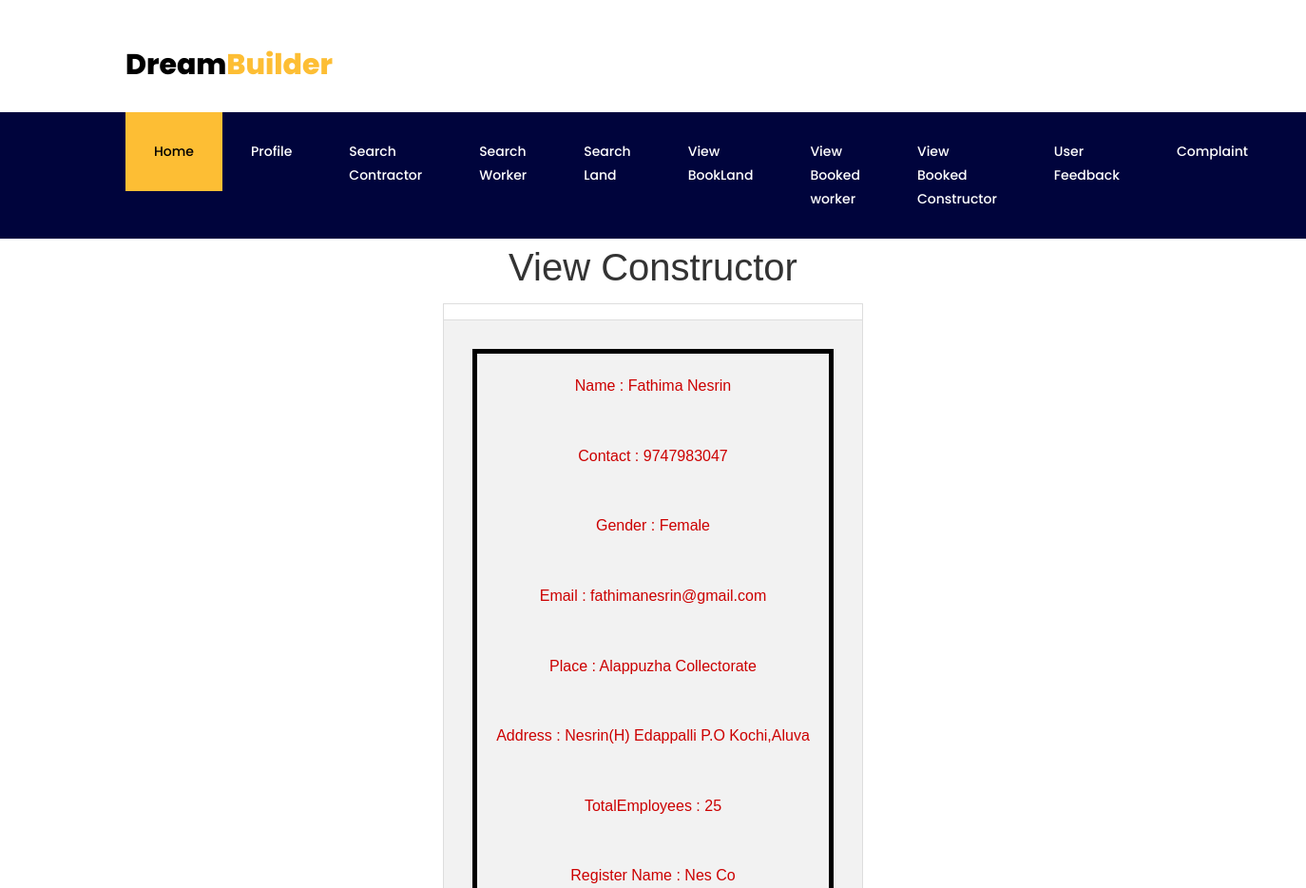
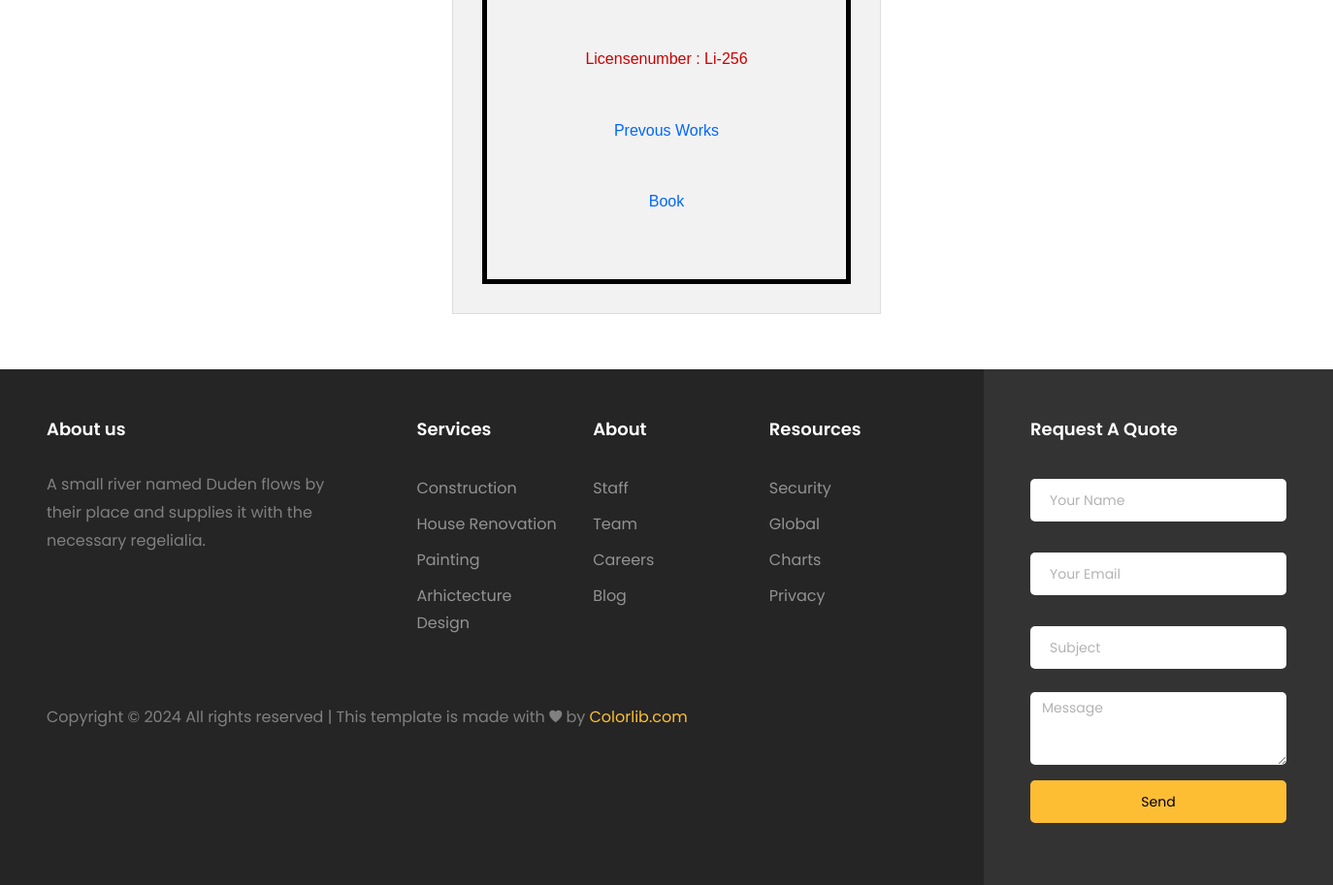
/User/viewmorecondractor/15, run on the app's committed database (2 pictures, top to bottom).
### Guest/models.py (models this page shows)
class NewConstructor(models.Model):
    Name=models.CharField(max_length=30)
    Contact=models.CharField(max_length=30)
    Gender=models.CharField(max_length=20,null=False)
    Email=models.EmailField(max_length=100,unique=True)
    Place=models.ForeignKey(Place,on_delete=models.SET_NULL,null=True)
    Address=models.TextField(max_length=50)
    Totalemployees=models.CharField(max_length=20)
    Registeredname=models.CharField(max_length=20)
    Licensenumber=models.CharField(max_length=20)
    Proof1=models.FileField(upload_to="identyprrof1/")
    Proof2=models.FileField(upload_to="identyproof2/")
    Password=models.CharField(unique=True,max_length=20)
    construct_status=models.IntegerField(default=False)

### Admin/models.py (models this page shows)
class Place(models.Model):
    District=models.ForeignKey(District,on_delete=models.CASCADE)
    Place_name=models.CharField(max_length=20)
    Pincode=models.CharField(max_length=20)
    def __str__(self):
       return self.Place_name

### User/views.py (the view)
# urls.py: path('viewmorecondractor/<int:conid>',views.viewmoreconstructor,name="viewmoreconstructor"),
def viewmoreconstructor(request,conid):
    if request.method=="POST":
        viewmorecon=NewConstructor.objects.filter(id=conid)
        return render(request,'User/ViewmoreConstructor.html',{"viewmorecon":viewmorecon})
    else:
        viewmorecon=NewConstructor.objects.filter(id=conid)
        return render(request,'User/ViewmoreConstructor.html',{"viewmorecon":viewmorecon})

### User/templates/User/ViewmoreConstructor.html (shortened to what this page needs)
{% extends 'User/Header.html' %}
 {% load static %}
    {% block content %}
    <form method="POST">
        <div id="data">
            <div id="tab">
            <table align="center" cellpadding="30" style="border-collapse: collapse;">
                <h1 align="center">View Constructor</h1>
                <td>
                    <tr>
                        {% for x in viewmorecon %}
                        <td>
                            <div style="text-align: center;border: 5px solid black; margin: 22px; padding: 20px;">
                                <p> Name : {{ x.Name }}</p>
                                <br>
                                <p> Contact : {{ x.Contact }}</p>
                                <br>
                                <p> Gender : {{ x.Gender }}</p>
                                <br>
                                <p> Email : {{ x.Email }}</p>
                                <br>
                                <p> Place : {{ x.Place }}</p>
                                <br>
                                <p> Address : {{ x.Address }}</p>
                                <br>
                                <p> TotalEmployees : {{ x.Totalemployees }}</p>
                                <br>
                                <p> Register Name : {{ x.Registeredname }}</p>
                                <br>
                                <p> Licensenumber : {{ x.Licensenumber }}</p>
                                <br>
                                <p><a href="{% url 'User:viewmoreprv' x.id %}">Prevous Works</a></p>
                                <br>
                                <p><a href="{% url 'User:constructurbooking' x.id %}">Book</a></p>
                                <br>
                            </div>
                        </td>
                        {% endfor %}
        </div>
    </form>
</div>
</body>
{% endblock  %}

### Guest/static/form/form.css (style rules this page uses)
#tab { font-family: "Trebuchet MS", Arial, Helvetica, sans-serif; border-collapse: collapse; width: 100%; }
#tab td, #tab th { border: 1px solid #ddd; padding: 8px; color: #C00; }
#tab a { color:#06F; }
#tab tr:nth-child(even) { background-color: #f2f2f2; }

### data on the page
NewConstructor: Name "Fathima Nesrin", Contact "9747983047", Gender "Female", Email "fathimanesrin@gmail.com", Place "Alappuzha Collectorate", Address "Nesrin(H) Edappalli P.O Kochi,Aluva", Totalemployees "25", Registeredname "Nes Co", Licensenumber "Li-256"
